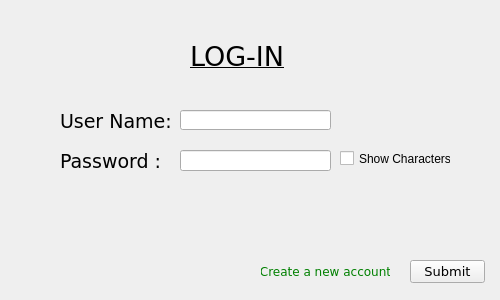
<?xml version="1.0" encoding="UTF-8"?>
<ui version="4.0">
 <class>LoginChild</class>
 <widget class="QMdiSubWindow" name="LoginChild">
  <property name="windowModality">
   <enum>Qt::NonModal</enum>
  </property>
  <property name="geometry">
   <rect>
    <x>0</x>
    <y>0</y>
    <width>500</width>
    <height>300</height>
   </rect>
  </property>
  <property name="sizePolicy">
   <sizepolicy hsizetype="Fixed" vsizetype="Fixed">
    <horstretch>0</horstretch>
    <verstretch>0</verstretch>
   </sizepolicy>
  </property>
  <property name="maximumSize">
   <size>
    <width>500</width>
    <height>300</height>
   </size>
  </property>
  <property name="windowTitle">
   <string>Log-In</string>
  </property>
  <property name="styleSheet">
   <string notr="true">#LoginChild { background-image: url(:/images/images/LoginBG.png); }</string>
  </property>
  <widget class="QLineEdit" name="nameEdit">
   <property name="geometry">
    <rect>
     <x>180</x>
     <y>110</y>
     <width>151</width>
     <height>20</height>
    </rect>
   </property>
  </widget>
  <widget class="QLabel" name="label">
   <property name="geometry">
    <rect>
     <x>190</x>
     <y>40</y>
     <width>100</width>
     <height>32</height>
    </rect>
   </property>
   <property name="font">
    <font>
     <family>Verdana</family>
    </font>
   </property>
   <property name="text">
    <string>&lt;html&gt;&lt;head/&gt;&lt;body&gt;&lt;p&gt;&lt;span style=&quot; font-size:20pt; text-decoration: underline; color:#000000;&quot;&gt;LOG-IN&lt;/span&gt;&lt;/p&gt;&lt;/body&gt;&lt;/html&gt;</string>
   </property>
  </widget>
  <widget class="QLabel" name="UserName">
   <property name="geometry">
    <rect>
     <x>60</x>
     <y>110</y>
     <width>113</width>
     <height>21</height>
    </rect>
   </property>
   <property name="font">
    <font>
     <family>Verdana</family>
    </font>
   </property>
   <property name="text">
    <string>&lt;html&gt;&lt;head/&gt;&lt;body&gt;&lt;p&gt;&lt;span style=&quot; font-size:14pt;&quot;&gt;User Name:&lt;/span&gt;&lt;/p&gt;&lt;/body&gt;&lt;/html&gt;</string>
   </property>
  </widget>
  <widget class="QLabel" name="Password">
   <property name="geometry">
    <rect>
     <x>60</x>
     <y>150</y>
     <width>111</width>
     <height>21</height>
    </rect>
   </property>
   <property name="font">
    <font>
     <family>Verdana</family>
    </font>
   </property>
   <property name="text">
    <string>&lt;html&gt;&lt;head/&gt;&lt;body&gt;&lt;p&gt;&lt;span style=&quot; font-size:14pt;&quot;&gt;Password  :&lt;/span&gt;&lt;/p&gt;&lt;/body&gt;&lt;/html&gt;</string>
   </property>
  </widget>
  <widget class="QLineEdit" name="passEdit">
   <property name="geometry">
    <rect>
     <x>180</x>
     <y>150</y>
     <width>151</width>
     <height>21</height>
    </rect>
   </property>
   <property name="echoMode">
    <enum>QLineEdit::Password</enum>
   </property>
  </widget>
  <widget class="QPushButton" name="Submit">
   <property name="enabled">
    <bool>true</bool>
   </property>
   <property name="geometry">
    <rect>
     <x>410</x>
     <y>260</y>
     <width>75</width>
     <height>23</height>
    </rect>
   </property>
   <property name="sizePolicy">
    <sizepolicy hsizetype="Fixed" vsizetype="Fixed">
     <horstretch>0</horstretch>
     <verstretch>0</verstretch>
    </sizepolicy>
   </property>
   <property name="font">
    <font>
     <family>Verdana</family>
     <pointsize>10</pointsize>
    </font>
   </property>
   <property name="text">
    <string>Submit</string>
   </property>
  </widget>
  <widget class="QPushButton" name="pushButton_2">
   <property name="geometry">
    <rect>
     <x>260</x>
     <y>260</y>
     <width>131</width>
     <height>23</height>
    </rect>
   </property>
   <property name="font">
    <font>
     <family>Verdana</family>
    </font>
   </property>
   <property name="styleSheet">
    <string notr="true">color: green;</string>
   </property>
   <property name="text">
    <string>Create a new account</string>
   </property>
   <property name="flat">
    <bool>true</bool>
   </property>
  </widget>
  <widget class="QCheckBox" name="showChar">
   <property name="geometry">
    <rect>
     <x>340</x>
     <y>150</y>
     <width>111</width>
     <height>17</height>
    </rect>
   </property>
   <property name="text">
    <string>Show Characters</string>
   </property>
  </widget>
  <widget class="QLabel" name="eCheck">
   <property name="geometry">
    <rect>
     <x>80</x>
     <y>200</y>
     <width>261</width>
     <height>51</height>
    </rect>
   </property>
   <property name="text">
    <string/>
   </property>
  </widget>
 </widget>
 <customwidgets>
  <customwidget>
   <class>QMdiSubWindow</class>
   <extends>QWidget</extends>
   <header>qmdisubwindow.h</header>
   <container>1</container>
  </customwidget>
 </customwidgets>
 <resources/>
 <connections>
  <connection>
   <sender>showChar</sender>
   <signal>toggled(bool)</signal>
   <receiver>LoginChild</receiver>
   <slot>showPass()</slot>
   <hints>
    <hint type="sourcelabel">
     <x>395</x>
     <y>158</y>
    </hint>
    <hint type="destinationlabel">
     <x>249</x>
     <y>149</y>
    </hint>
   </hints>
  </connection>
  <connection>
   <sender>Submit</sender>
   <signal>clicked()</signal>
   <receiver>LoginChild</receiver>
   <slot>subPush()</slot>
   <hints>
    <hint type="sourcelabel">
     <x>447</x>
     <y>271</y>
    </hint>
    <hint type="destinationlabel">
     <x>249</x>
     <y>149</y>
    </hint>
   </hints>
  </connection>
 </connections>
 <slots>
  <slot>showPass()</slot>
  <slot>subPush()</slot>
 </slots>
</ui>
